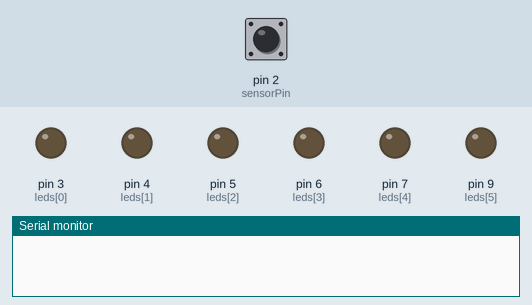
Simulated run of this sketch. Board: Arduino Uno, built with avr-gcc and run on an emulated ATmega328P. Shown: output pins drawn as LEDs (lit = HIGH), the last lines printed to the serial monitor. Dashed ring = blinking. The inputs (shaded band) are chosen by the test bench; at power-on: pin 2 (sensorPin) HIGH.

Above: at 1.2 s.
1.3 s: pin 2 (sensorPin) driven LOW
At 2.6 s:
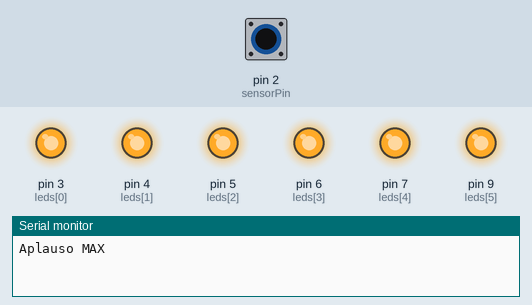
3.2 s: pin 2 (sensorPin) pulsed HIGH 2 times (0.12 s each, 0.3 s apart)
At 3.79 s:
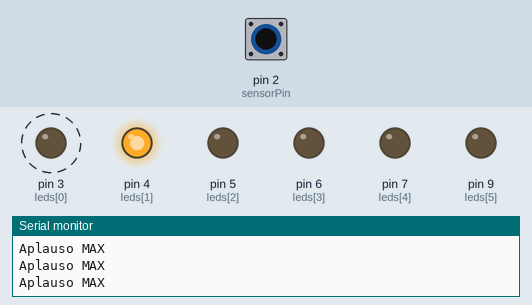
At 4.34 s:
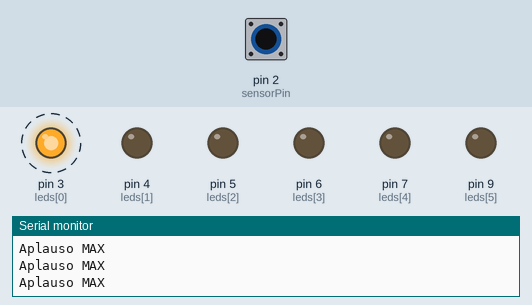
Timing chart, 0 to 12.2 s (numbered marks = the images above; inputs shaded):
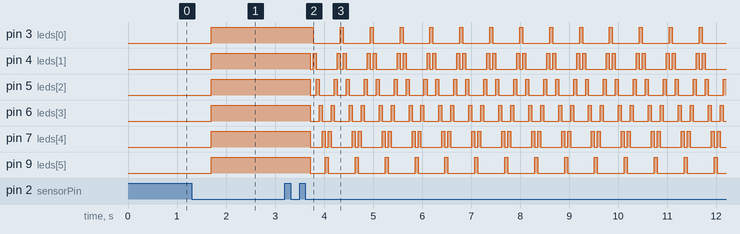

The sketch:

Detectordeaplausos.ino
```cpp
const int sensorPin = 2;

int leds[] = {3, 4, 5, 6, 7, 9};
const int numLeds = 6;

bool estado = false;
bool modoArcade = false;

int lecturaAnterior = HIGH;

unsigned long tiempoUltimoAplauso = 0;
unsigned long tiempoPrimerAplauso = 0;

// 🔥 MÁXIMA sensibilidad
const int debounce = 80;        // MUY bajo
const int ventanaDoble = 400;   // más rápida respuesta

int contadorAplausos = 0;

// 🎮 Arcade
int ledActual = 0;
int direccion = 1;

unsigned long tiempoAnterior = 0;
const int velocidad = 60;

void setup() {
  pinMode(sensorPin, INPUT);

  for (int i = 0; i < numLeds; i++) {
    pinMode(leds[i], OUTPUT);
  }

  Serial.begin(9600);
}

void loop() {
  int lectura = digitalRead(sensorPin);

  // 🔥 DETECCIÓN ULTRA SENSIBLE
  if (lectura == LOW && lecturaAnterior == HIGH) {
    unsigned long tiempoActual = millis();

    if (tiempoActual - tiempoUltimoAplauso > debounce) {

      contadorAplausos++;
      Serial.println("Aplauso MAX");

      if (contadorAplausos == 1) {
        tiempoPrimerAplauso = tiempoActual;
      }

      tiempoUltimoAplauso = tiempoActual;
    }
  }

  lecturaAnterior = lectura;

  // Evaluar aplausos
  if (contadorAplausos > 0 && millis() - tiempoPrimerAplauso > ventanaDoble) {

    if (contadorAplausos == 1) {
      modoArcade = false;
      estado = !estado;

      for (int i = 0; i < numLeds; i++) {
        digitalWrite(leds[i], estado ? HIGH : LOW);
      }
    }

    else if (contadorAplausos >= 2) {
      if (!modoArcade) {
        modoArcade = true;
        ledActual = 0;
        direccion = 1;
      } else {
        modoArcade = false;
        estado = false;

        for (int i = 0; i < numLeds; i++) {
          digitalWrite(leds[i], LOW);
        }
      }
    }

    contadorAplausos = 0;
  }

  // 🎮 ARCADE
  if (modoArcade) {
    if (millis() - tiempoAnterior > velocidad) {
      tiempoAnterior = millis();

      for (int i = 0; i < numLeds; i++) {
        digitalWrite(leds[i], LOW);
      }

      digitalWrite(leds[ledActual], HIGH);

      ledActual += direccion;

      if (ledActual == numLeds - 1 || ledActual == 0) {
        direccion = -direccion;
      }
    }
  }
}
```

Measured:
- after the input at 1.3 s, pin 3 (leds[0]), pin 4 (leds[1]), pin 5 (leds[2]), pin 6 (leds[3]), pin 7 (leds[4]), pin 9 (leds[5]): LOW → HIGH after 0.40 s
- after the input at 3.2 s, pin 3 (leds[0]): alternates HIGH for 0.06 s and LOW for 0.55 s, starting after 0.58 s; pin 4 (leds[1]): HIGH → LOW after 0.52 s, then repeats every 0.61 s: HIGH 0.06 s, LOW 0.43 s, HIGH 0.06 s, LOW 0.06 s
